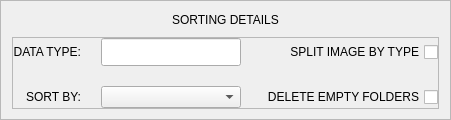
                                <widget class="QFrame" name="frame_sortingDetails">
                                 <property name="minimumSize">
                                  <size>
                                   <width>0</width>
                                   <height>100</height>
                                  </size>
                                 </property>
                                 <property name="maximumSize">
                                  <size>
                                   <width>16777215</width>
                                   <height>160</height>
                                  </size>
                                 </property>
                                 <property name="frameShape">
                                  <enum>QFrame::StyledPanel</enum>
                                 </property>
                                 <property name="frameShadow">
                                  <enum>QFrame::Raised</enum>
                                 </property>
                                 <layout class="QVBoxLayout" name="verticalLayout_26" stretch="0,0">
                                  <property name="spacing">
                                   <number>10</number>
                                  </property>
                                  <property name="topMargin">
                                   <number>12</number>
                                  </property>
                                  <property name="bottomMargin">
                                   <number>10</number>
                                  </property>
                                  <item>
                                   <widget class="QLabel" name="title_sortingDetails">
                                    <property name="maximumSize">
                                     <size>
                                      <width>16777215</width>
                                      <height>40</height>
                                     </size>
                                    </property>
                                    <property name="text">
                                     <string>SORTING DETAILS</string>
                                    </property>
                                    <property name="alignment">
                                     <set>Qt::AlignCenter</set>
                                    </property>
                                   </widget>
                                  </item>
                                  <item>
                                   <widget class="QFrame" name="frame_inputDetails">
                                    <property name="minimumSize">
                                     <size>
                                      <width>0</width>
                                      <height>0</height>
                                     </size>
                                    </property>
                                    <property name="frameShape">
                                     <enum>QFrame::StyledPanel</enum>
                                    </property>
                                    <property name="frameShadow">
                                     <enum>QFrame::Raised</enum>
                                    </property>
                                    <layout class="QVBoxLayout" name="verticalLayout_29">
                                     <property name="spacing">
                                      <number>0</number>
                                     </property>
                                     <property name="leftMargin">
                                      <number>0</number>
                                     </property>
                                     <property name="topMargin">
                                      <number>0</number>
                                     </property>
                                     <property name="rightMargin">
                                      <number>0</number>
                                     </property>
                                     <property name="bottomMargin">
                                      <number>0</number>
                                     </property>
                                     <item>
                                      <layout class="QVBoxLayout" name="verticalLayout_28" stretch="0">
                                       <property name="spacing">
                                        <number>0</number>
                                       </property>
                                       <item>
                                        <layout class="QGridLayout" name="gridLayout" rowstretch="0,0,0" columnstretch="0,0,0">
                                         <property name="leftMargin">
                                          <number>0</number>
                                         </property>
                                         <property name="spacing">
                                          <number>20</number>
                                         </property>
                                         <item row="1" column="2">
                                          <widget class="QCheckBox" name="check_splitImageType">
                                           <property name="maximumSize">
                                            <size>
                                             <width>200</width>
                                             <height>16777215</height>
                                            </size>
                                           </property>
                                           <property name="layoutDirection">
                                            <enum>Qt::RightToLeft</enum>
                                           </property>
                                           <property name="text">
                                            <string>SPLIT IMAGE BY TYPE</string>
                                           </property>
                                          </widget>
                                         </item>
                                         <item row="1" column="1">
                                          <widget class="QLineEdit" name="input_dataTypeRename">
                                           <property name="minimumSize">
                                            <size>
                                             <width>0</width>
                                             <height>28</height>
                                            </size>
                                           </property>
                                           <property name="maximumSize">
                                            <size>
                                             <width>200</width>
                                             <height>28</height>
                                            </size>
                                           </property>
                                          </widget>
                                         </item>
                                         <item row="2" column="1">
                                          <widget class="QComboBox" name="combo_sortBy">
                                           <property name="maximumSize">
                                            <size>
                                             <width>16777215</width>
                                             <height>28</height>
                                            </size>
                                           </property>
                                           <item>
                                            <property name="text">
                                             <string/>
                                            </property>
                                           </item>
                                           <item>
                                            <property name="text">
                                             <string>SLATE</string>
                                            </property>
                                           </item>
                                           <item>
                                            <property name="text">
                                             <string>ASSET</string>
                                            </property>
                                           </item>
                                           <item>
                                            <property name="text">
                                             <string>KEEP STRUCTURE</string>
                                            </property>
                                           </item>
                                          </widget>
                                         </item>
                                         <item row="2" column="2">
                                          <widget class="QCheckBox" name="check_deleteEmptyFolders">
                                           <property name="layoutDirection">
                                            <enum>Qt::RightToLeft</enum>
                                           </property>
                                           <property name="text">
                                            <string>DELETE EMPTY FOLDERS</string>
                                           </property>
                                          </widget>
                                         </item>
                                         <item row="2" column="0">
                                          <widget class="QLabel" name="label_sortBy">
                                           <property name="text">
                                            <string>SORT BY:</string>
                                           </property>
                                           <property name="alignment">
                                            <set>Qt::AlignRight|Qt::AlignTrailing|Qt::AlignVCenter</set>
                                           </property>
                                          </widget>
                                         </item>
                                         <item row="1" column="0">
                                          <widget class="QLabel" name="label_dataType">
                                           <property name="maximumSize">
                                            <size>
                                             <width>80</width>
                                             <height>16777215</height>
                                            </size>
                                           </property>
                                           <property name="text">
                                            <string>DATA TYPE:</string>
                                           </property>
                                           <property name="alignment">
                                            <set>Qt::AlignRight|Qt::AlignTrailing|Qt::AlignVCenter</set>
                                           </property>
                                          </widget>
                                         </item>
                                        </layout>
                                       </item>
                                      </layout>
                                     </item>
                                    </layout>
                                   </widget>
                                  </item>
                                 </layout>
                                </widget>
